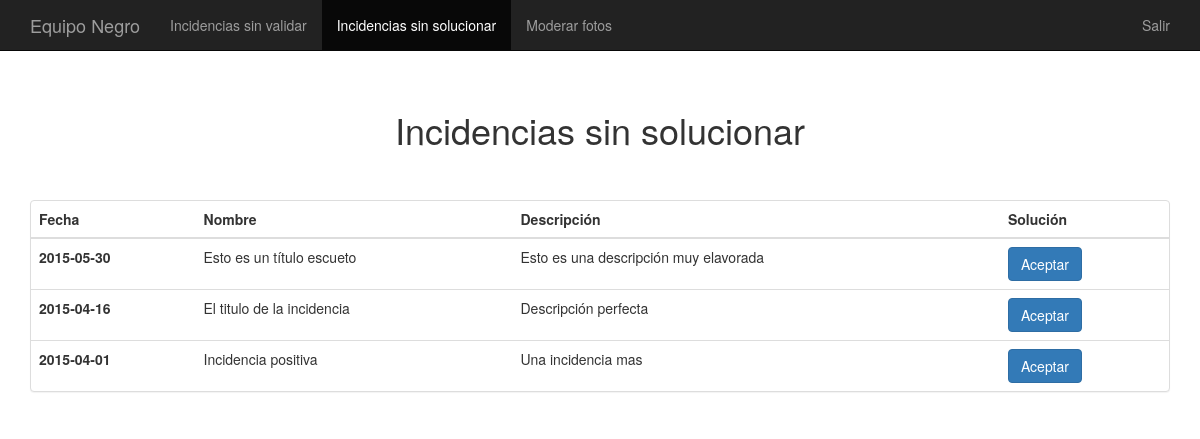
/html/incidenciasSinSolucionar.php, run on the app's committed database.
### tables this page shows
CREATE TABLE IF NOT EXISTS `Incidencia` (
  `IdIncidencia` int(11) NOT NULL AUTO_INCREMENT,
  `Fecha` date NOT NULL,
  `Foto` varchar(45) DEFAULT NULL,
  `Revisado` tinyint(1) NOT NULL,
  `Solucionado` tinyint(1) NOT NULL,
  `Denegado` tinyint(1) NOT NULL DEFAULT '0',
  `Descripcion` varchar(200) NOT NULL,
  `Titulo` varchar(100) NOT NULL,
  `IdSendero` int(11) NOT NULL,
  PRIMARY KEY (`IdIncidencia`)
);

### html/php/functions.php (the view, shortened to what this page needs)
<?php
        function listaIncidenciasNoSolucionadas(){
		$link = connect();
		$query = "SELECT Titulo, Descripcion, Fecha, IdIncidencia"
	    . "	FROM Incidencia "
	    . " WHERE Solucionado = FALSE"
	    . " AND Revisado = TRUE"
	    . "	ORDER BY Fecha DESC;";
		$result = mysqli_query($link, $query);
		while ($row = mysqli_fetch_array($result)){
		echo "<tr><th scope='row'>", $row['Fecha'], "</th>","<td>", $row['Titulo'], "</td>", "<td>", $row['Descripcion'], "<td><a href=./incidenciasSinSolucionar.php?validar=".$row['IdIncidencia'] ."><button class='btn btn-primary' type='button'>Aceptar</button></a></td></tr>";
		}
	}
?>

### html/incidenciasSinSolucionar.php (shortened to what this page needs)
<!DOCTYPE html>
<html lang="es">
  <head>
    <link href="./css/bootstrap.min.css" rel="stylesheet">
    <link href="template.css" rel="stylesheet">
  </head>
  <body>
    <nav class="navbar navbar-inverse navbar-fixed-top">
      <div class="container">
        <div class="navbar-header">
          <a class="navbar-brand" href="#">Equipo Negro</a>
        </div>
        <div id="navbar" class="collapse navbar-collapse">
          <ul class="nav navbar-nav">
            <li><a href="incidenciasSinValidar.php">Incidencias sin validar</a></li>
            <li class="active"><a href="incidenciasSinSolucionar.php">Incidencias sin solucionar</a></li>
            <li><a href="fotos.html">Moderar fotos</a></li>
	    </ul>
            <ul class="nav navbar-nav navbar-right">
<li><a href="index.html">Salir</a></li>
          </ul>
        </div>
      </div>
    </nav>
    <div class="container">
      <div class="template">
        <h1>Incidencias sin solucionar</h1>
      </div>
      <div class="bs-example" data-example-id="panel-without-body-with-table">
          <div class="panel panel-default">
            <table class="table">
              <thead>
                <tr>
                  <th>Fecha</th>
                  <th>Nombre</th>
                  <th>Descripción</th>
                  <th>Solución</th>
                </tr>
              </thead>
              <tbody>
                <?php
                  include 'php/functions.php';
                  listaIncidenciasNoSolucionadas();
                ?>
              </tbody>
            </table>
          </div>
        </div>
    </div>
  </body>
</html>

### html/template.css (style rules this page uses)
body { padding-top: 50px; }
.template { padding: 40px 15px; text-align: center; }

### data on the page
incidencia: Fecha "2015-05-30", Titulo "Esto es un título escueto", Descripcion "Esto es una descripción muy elavorada"
incidencia: Fecha "2015-04-16", Titulo "El titulo de la incidencia", Descripcion "Descripción perfecta"
incidencia: Fecha "2015-04-01", Titulo "Incidencia positiva", Descripcion "Una incidencia mas"
